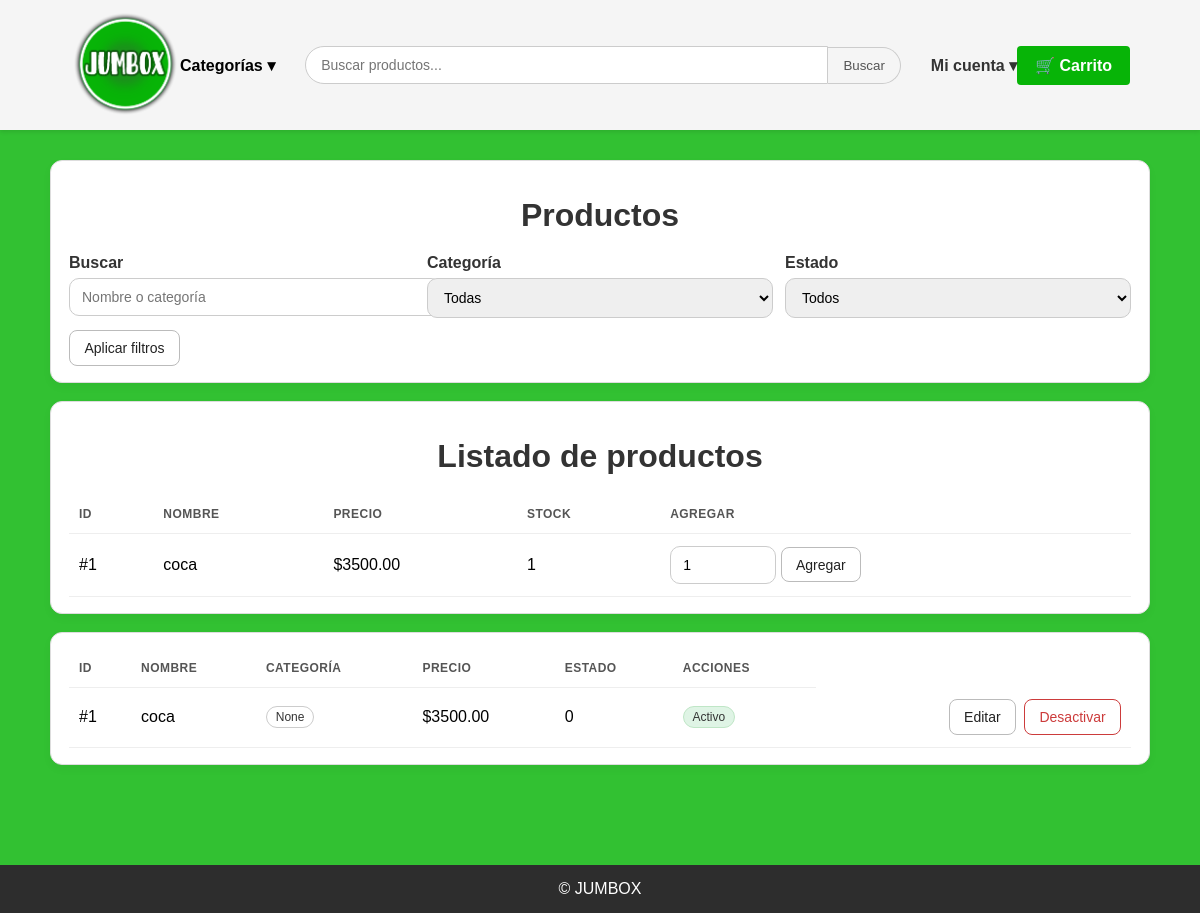
Before: /productos with the older database file.
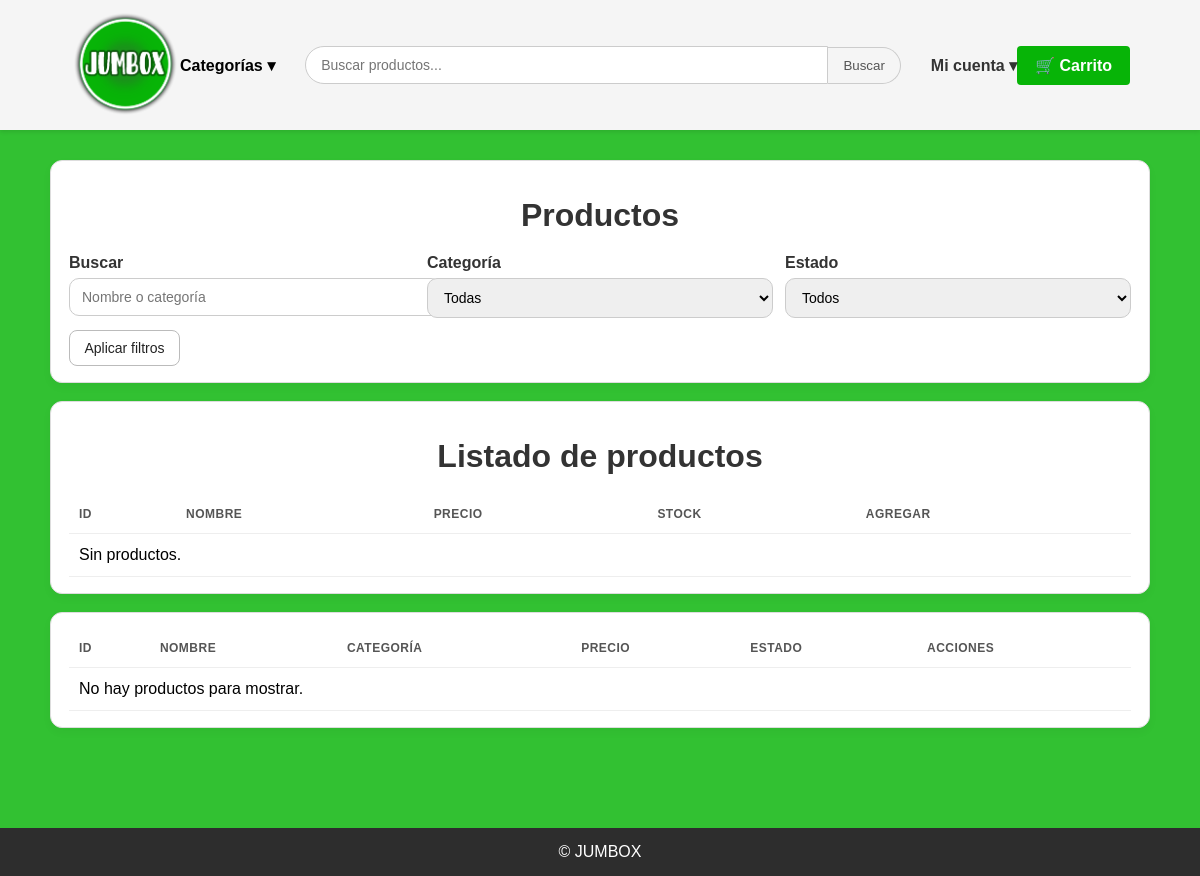
After: the same page with the newer database file.
### tables this page shows
CREATE TABLE producto (
  id_producto INTEGER PRIMARY KEY AUTOINCREMENT,
  nombre TEXT NOT NULL,
  precio REAL NOT NULL,
  stock INTEGER NOT NULL,
  fk_categoria INTEGER NOT NULL,
  FOREIGN KEY (fk_categoria) REFERENCES categoria(id_categoria)
    ON DELETE NO ACTION ON UPDATE NO ACTION
);

### app.py (the view)
@app.get('/productos')
def productos():
    with get_conn() as conn:
        categorias = listar_categorias(conn)
        productos = conn.execute("""
            SELECT
                id_producto AS id,
                nombre,
                precio,
                stock,                 -- lo usamos si lo querés mostrar
                NULL  AS categoria,    -- tu tabla no lo tiene como texto
                0     AS stock_minimo, -- no existe en tu schema
                1     AS activo        -- no existe en tu schema
            FROM producto
            ORDER BY id_producto
        """).fetchall()
    return render_template('vista_productos.html', productos=productos, categorias=categorias)

### app.py (called while the page is built)
def get_conn():
    conn = sqlite3.connect(DB_NAME)
    conn.row_factory = sqlite3.Row
    conn.execute("PRAGMA foreign_keys = ON;")
    return conn

def listar_categorias(conn):
    try:
        return [r['nombre'] for r in conn.execute("SELECT nombre FROM categoria ORDER BY nombre").fetchall()]
    except sqlite3.Error:
        return []

### templates/vista_productos.html (shortened to what this page needs)
<!doctype html>
<html lang="es">
<head>
  <link rel="stylesheet" href="{{ url_for('static', filename='style.css') }}">
  <link rel="stylesheet" href="https://cdnjs.cloudflare.com/ajax/libs/font-awesome/6.5.0/css/all.min.css">
</head>
<body>
<header class="main-header">
  <a href="{{ url_for('home') }}" class="logo">
    <img src="{{ url_for('static', filename='img/logo.png') }}" alt="Jumbox">
  </a>
  <div class="categorias">
    <div class="cat-btn">Categorías ▾</div>
  </div>
  <form class="busqueda" method="get" action="{{ url_for('productos') }}">
    <input type="text" name="q" value="{{ request.args.get('q','') }}" placeholder="Buscar productos...">
    <button type="submit">Buscar</button>
  </form>
  <div class="cuenta">
    <a class="cuenta-btn" href="#">Mi cuenta ▾</a>
  </div>
  <div class="carrito">
    <a href="{{ url_for('carrito') }}">🛒 Carrito</a>
  </div>
</header>
<main class="contenedor">
  <section class="card">
    <h2>Productos</h2>
    <form method="get" action="{{ url_for('productos') }}" class="grid grid3">
      <div>
        <label for="inp-q">Buscar</label>
        <input id="inp-q" type="text" name="q" value="{{ request.args.get('q','') }}" placeholder="Nombre o categoría">
      </div>
      <div>
        <label for="sel-cat">Categoría</label>
        <select id="sel-cat" name="categoria">
          <option value="">Todas</option>
        </select>
      </div>
      <div>
        <label for="sel-est">Estado</label>
        <select id="sel-est" name="estado">
          <option value="">Todos</option>
        </select>
      </div>
      <div style="grid-column:1/-1">
        <button class="btn">Aplicar filtros</button>
      </div>
    </form>
  </section>
<section class="card">
  <h2>Listado de productos</h2>
  <div class="tabla-wrapper">
    <table class="tabla">
      <thead>
        <tr><th>ID</th><th>Nombre</th><th class="right">Precio</th><th class="center">Stock</th><th class="right">Agregar</th></tr>
      </thead>
      <tbody>
        {% for p in productos %}
        <tr>
          <td>#{{ p.id }}</td>
          <td>{{ p.nombre }}</td>
          <td class="right">${{ '%.2f'|format(p.precio) }}</td>
          <td class="center">{{ p.stock }}</td>
          <td class="right">
            <form method="post" action="{{ url_for('carrito_actualizar_item') }}">
              <input type="number" name="cantidad" min="1" value="1" style="width:80px">
              <button class="btn">Agregar</button>
            </form>
          </td>
        </tr>
        {% else %}
          <tr><td colspan="5" class="center">Sin productos.</td></tr>
        {% endfor %}
      </tbody>
    </table>
  </div>
</section>
  <section class="card">
    <div class="tabla-wrapper">
      <table class="tabla">
        <thead>
          <tr>
            <th>ID</th>
            <th>Nombre</th>
            <th>Categoría</th>
            <th class="right">Precio</th>
            <th class="center">Estado</th>
            <th class="right">Acciones</th>
          </tr>
        </thead>
        <tbody>
        {% if productos and productos|length %}
          {% for p in productos %}
          <tr class="{{ '' if p.activo else 'fila-inactiva' }}">
            <td>#{{ p.id }}</td>
            <td>{{ p.nombre }}</td>
            <td><span class="pill">{{ p.categoria }}</span></td>
            <td class="right">${{ '%.2f'|format(p.precio) }}</td>
            <td class="center">{{ p.stock_minimo }}</td>
            <td class="center">
              {% if p.activo %}
                <span class="pill ok">Activo</span>
              {% else %}
                <span class="pill off">Inactivo</span>
              {% endif %}
            </td>
            <td class="right">
              <div class="acciones">
                <form method="get" action="{{ url_for('productos') }}">
                  <button class="btn">Editar</button>
                </form>
                {% if p.activo %}
                  <form method="post" action="{{ url_for('productos_desactivar', prod_id=p.id) }}">
                    <button class="btn danger">Desactivar</button>
                  </form>
                {% else %}
                  <form method="post" action="{{ url_for('productos_activar', prod_id=p.id) }}">
                    <button class="btn success">Activar</button>
                  </form>
                {% endif %}
              </div>
            </td>
          </tr>
          {% endfor %}
        {% else %}
          <tr><td colspan="7" class="center">No hay productos para mostrar.</td></tr>
        {% endif %}
        </tbody>
      </table>
    </div>
  </section>
</main>
<footer>
  © JUMBOX
</footer>
</body>
</html>

### static/style.css (style rules this page uses)
body { font-family: Arial, sans-serif; background-color: #07b407d2; margin: 0; padding: 0; }
.main-header { display: flex; align-items: center; justify-content: space-between; padding: 8px 30px; background-color: rgb(245, 245, 245); box-shadow: 0 2px 4px rgba(0,0,0,0.1); position: sticky; top: 0; z-index: 10; }
.logo img { width: 110px; height: auto; }
.categorias { position: relative; }
.cat-btn { display: flex; align-items: center; font-weight: bold; cursor: pointer; white-space: nowrap; gap: 6px; }
.busqueda { display: flex; align-items: center; flex: 1; margin: 0 30px; max-width: 600px; }
.busqueda input { flex: 1; padding: 10px 15px; border: 1px solid #ccc; border-radius: 30px 0 0 30px; outline: none; font-size: 14px; }
.busqueda button { background-color: transparent; border: 1px solid #ccc; border-left: none; border-radius: 0 30px 30px 0; padding: 10px 15px; cursor: pointer; color: #555; }
.cuenta { position: relative; }
.cuenta-btn { display: flex; align-items: center; font-weight: bold; cursor: pointer; white-space: nowrap; gap: 6px; }
.cuenta a { text-decoration: none; color: #333; font-weight: 600; display: flex; align-items: center; gap: 6px; }
.carrito a { background-color: #07b407; color: #fff; font-weight: 700; padding: 10px 18px; border-radius: 4px; text-decoration: none; display: flex; align-items: center; gap: 8px; }
footer { background-color: #2d2d2d; color: white; text-align: center; padding: 15px; position: relative; bottom: 0; margin-top: 100px; }
h2 { text-align: center; margin: 20px 0; color: #333; font-size: xx-large; }
.main-header { padding: 8px 70px; }
.contenedor { max-width: 1100px; margin: 30px auto; padding: 0 24px; }
.card { background: #fff; border: 1px solid #ddd; border-radius: 12px; padding: 16px 18px; margin: 18px 0; box-shadow: 0 4px 10px rgba(0,0,0,.04); }
.grid { display: grid; gap: 12px; }
.grid3 { grid-template-columns: 1fr 1fr 1fr; }
.btn { display: inline-block; border: 1px solid #bbb; background: #fff; padding: .55rem .9rem; border-radius: 8px; text-decoration: none; color: #222; font-size: 14px; cursor: pointer; }
label { display: block; font-weight: 600; margin-bottom: 6px; color: #333; }
input, select, textarea { width: 100%; padding: 10px 12px; border: 1px solid #ccc; border-radius: 10px; font-size: 14px; }
.tabla-wrapper { overflow: auto; }
.tabla { width: 100%; border-collapse: collapse; background: #fff; }
.tabla th, .tabla td { padding: 12px 10px; border-bottom: 1px solid #eee; text-align: left; }
.tabla th { font-size: 12px; text-transform: uppercase; letter-spacing: .04em; color: #555; }
.right { text-align: right; }
.center { text-align: center; }

Changed rows visible on the page:
removed producto: id "1", nombre "coca", precio "3500.00", stock "1", categoria "None", stock_minimo "0"
Other visible differences:
text now shown: "Sin productos. No hay productos para mostrar."
